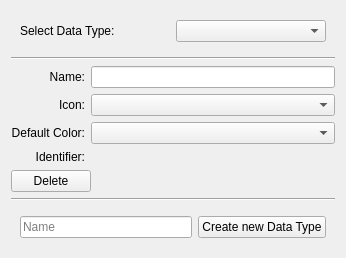
<?xml version="1.0" encoding="UTF-8"?>
<ui version="4.0">
 <class>DataTypePage</class>
 <widget class="QWidget" name="DataTypePage">
  <property name="geometry">
   <rect>
    <x>0</x>
    <y>0</y>
    <width>346</width>
    <height>208</height>
   </rect>
  </property>
  <layout class="QVBoxLayout" name="verticalLayout">
   <item>
    <widget class="QWidget" name="widget_2" native="true">
     <property name="sizePolicy">
      <sizepolicy hsizetype="Preferred" vsizetype="Fixed">
       <horstretch>0</horstretch>
       <verstretch>0</verstretch>
      </sizepolicy>
     </property>
     <layout class="QGridLayout" name="gridLayout">
      <item row="0" column="0">
       <widget class="QLabel" name="label">
        <property name="text">
         <string>Select Data Type:</string>
        </property>
       </widget>
      </item>
      <item row="0" column="1">
       <widget class="KComboBox" name="typeSelector"/>
      </item>
     </layout>
    </widget>
   </item>
   <item>
    <widget class="Line" name="line_2">
     <property name="orientation">
      <enum>Qt::Horizontal</enum>
     </property>
    </widget>
   </item>
   <item>
    <layout class="QGridLayout" name="gridLayout_3">
     <item row="0" column="0">
      <widget class="QLabel" name="nameLabel">
       <property name="layoutDirection">
        <enum>Qt::LeftToRight</enum>
       </property>
       <property name="text">
        <string>Name:</string>
       </property>
       <property name="alignment">
        <set>Qt::AlignRight|Qt::AlignTrailing|Qt::AlignVCenter</set>
       </property>
      </widget>
     </item>
     <item row="0" column="1">
      <widget class="QLineEdit" name="typeName"/>
     </item>
     <item row="1" column="0">
      <widget class="QLabel" name="iconLabel">
       <property name="text">
        <string>Icon:</string>
       </property>
       <property name="alignment">
        <set>Qt::AlignRight|Qt::AlignTrailing|Qt::AlignVCenter</set>
       </property>
      </widget>
     </item>
     <item row="1" column="1">
      <widget class="KComboBox" name="typeIcon"/>
     </item>
     <item row="2" column="0">
      <widget class="QLabel" name="typeDefaultColorLabel">
       <property name="text">
        <string>Default Color:</string>
       </property>
       <property name="alignment">
        <set>Qt::AlignRight|Qt::AlignTrailing|Qt::AlignVCenter</set>
       </property>
      </widget>
     </item>
     <item row="2" column="1">
      <widget class="KColorCombo" name="typeDefaultColor"/>
     </item>
     <item row="3" column="0">
      <widget class="QLabel" name="label_2">
       <property name="text">
        <string>Identifier:</string>
       </property>
       <property name="alignment">
        <set>Qt::AlignRight|Qt::AlignTrailing|Qt::AlignVCenter</set>
       </property>
      </widget>
     </item>
     <item row="3" column="1">
      <widget class="QLabel" name="typeIdentifier">
       <property name="toolTip">
        <string>This is the unique identifier for the data type.</string>
       </property>
       <property name="text">
        <string/>
       </property>
      </widget>
     </item>
    </layout>
   </item>
   <item>
    <spacer name="verticalSpacer">
     <property name="orientation">
      <enum>Qt::Vertical</enum>
     </property>
     <property name="sizeHint" stdset="0">
      <size>
       <width>20</width>
       <height>40</height>
      </size>
     </property>
    </spacer>
   </item>
   <item>
    <widget class="KPushButton" name="deleteType">
     <property name="sizePolicy">
      <sizepolicy hsizetype="Fixed" vsizetype="Fixed">
       <horstretch>0</horstretch>
       <verstretch>0</verstretch>
      </sizepolicy>
     </property>
     <property name="text">
      <string>Delete</string>
     </property>
    </widget>
   </item>
   <item>
    <widget class="Line" name="line">
     <property name="orientation">
      <enum>Qt::Horizontal</enum>
     </property>
    </widget>
   </item>
   <item>
    <widget class="QWidget" name="widget" native="true">
     <property name="sizePolicy">
      <sizepolicy hsizetype="Preferred" vsizetype="Fixed">
       <horstretch>0</horstretch>
       <verstretch>0</verstretch>
      </sizepolicy>
     </property>
     <layout class="QGridLayout" name="gridLayout_2">
      <item row="1" column="0">
       <widget class="QLineEdit" name="newTypeName">
        <property name="placeholderText">
         <string>Name</string>
        </property>
       </widget>
      </item>
      <item row="1" column="1">
       <widget class="QPushButton" name="exportNewType">
        <property name="text">
         <string>Create new Data Type</string>
        </property>
       </widget>
      </item>
     </layout>
    </widget>
   </item>
  </layout>
 </widget>
 <customwidgets>
  <customwidget>
   <class>KColorCombo</class>
   <extends>QComboBox</extends>
   <header>kcolorcombo.h</header>
  </customwidget>
  <customwidget>
   <class>KComboBox</class>
   <extends>QComboBox</extends>
   <header>kcombobox.h</header>
  </customwidget>
  <customwidget>
   <class>KPushButton</class>
   <extends>QPushButton</extends>
   <header>kpushbutton.h</header>
  </customwidget>
 </customwidgets>
 <resources/>
 <connections/>
</ui>
